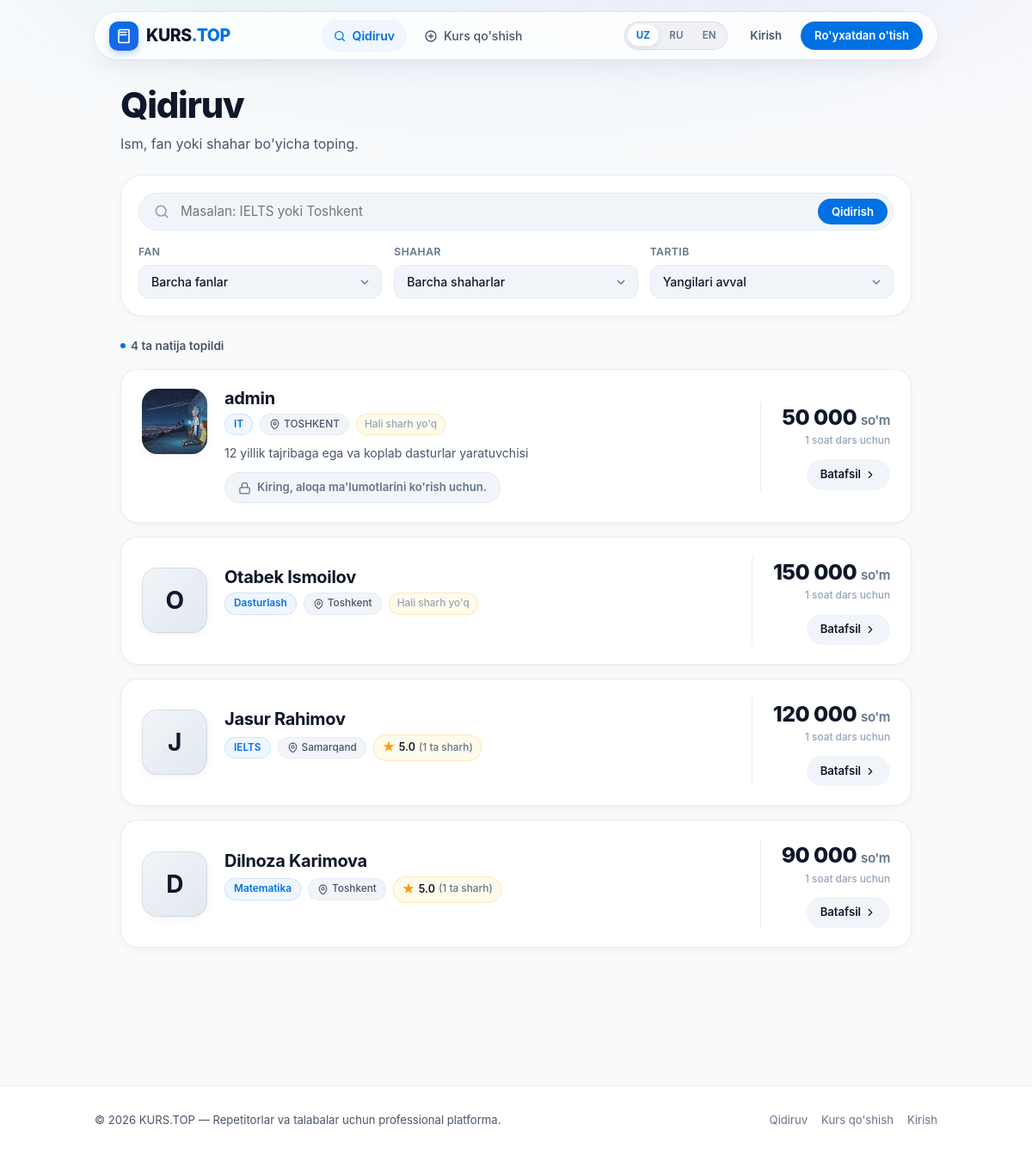
The app's page /qidiruv, older data.
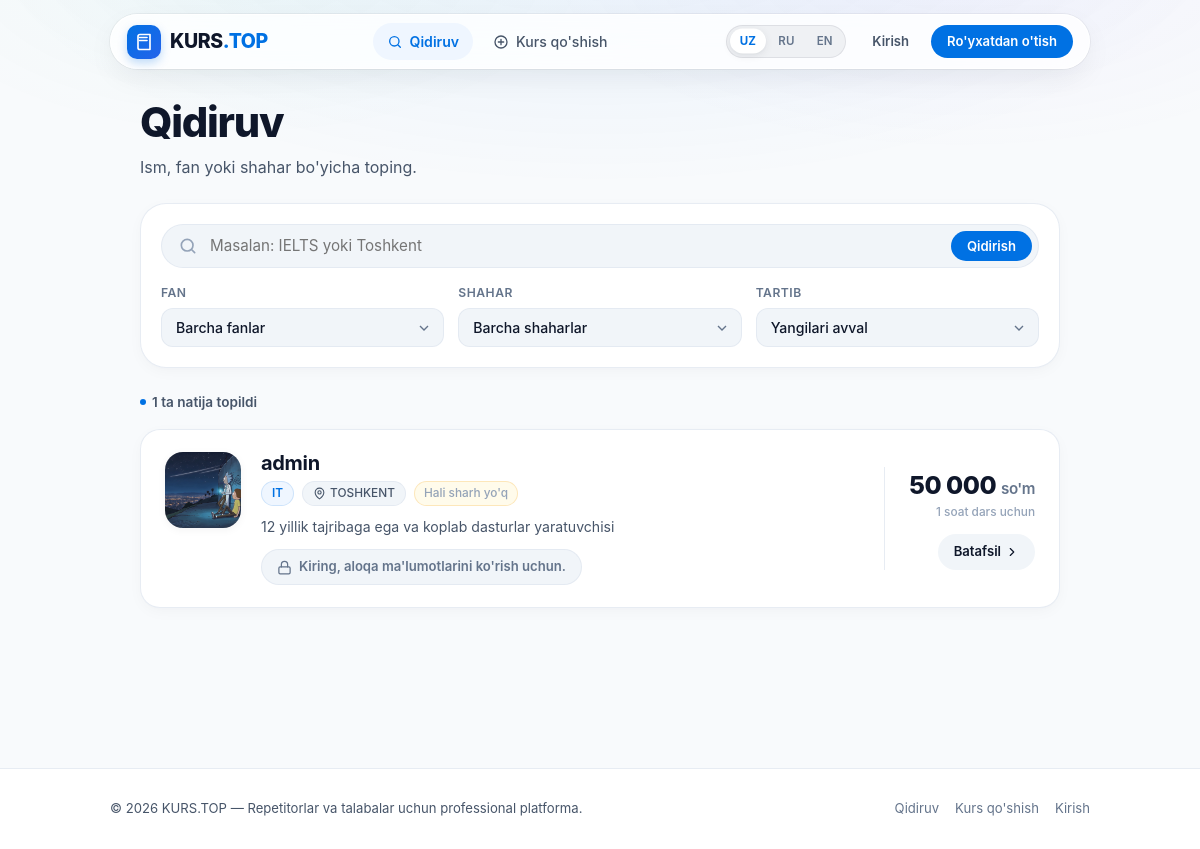
The same page, newer data.
### tables this page shows
CREATE TABLE tutors (
            id INTEGER PRIMARY KEY AUTOINCREMENT,
            ism TEXT NOT NULL,
            fan TEXT NOT NULL,
            shahar TEXT NOT NULL,
            narx INTEGER NOT NULL
        , user_id INTEGER, telefon TEXT, tavsif TEXT, rasm TEXT, telegram TEXT, bepul_dars INTEGER DEFAULT 0, korishlar INTEGER DEFAULT 0);

### app.py (the view)
@app.route("/qidiruv")
def qidiruv():
    q = request.args.get("q", "").strip()
    fan = request.args.get("fan", "").strip()
    shahar = request.args.get("shahar", "").strip()
    tartib = request.args.get("tartib", "yangi")
    if tartib not in TARTIB:
        tartib = "yangi"
    sql = REYTING_SQL + " WHERE (t.ism LIKE ? OR t.fan LIKE ? OR t.shahar LIKE ?)"
    params = [f"%{q}%", f"%{q}%", f"%{q}%"]
    if fan:
        sql += " AND t.fan = ? COLLATE NOCASE"
        params.append(fan)
    if shahar:
        sql += " AND t.shahar = ? COLLATE NOCASE"
        params.append(shahar)
    sql += " ORDER BY " + TARTIB[tartib]
    con = db()
    tutors = con.execute(sql, params).fetchall()
    fanlar = [
        r["fan"]
        for r in con.execute(
            "SELECT MIN(fan) AS fan FROM tutors GROUP BY LOWER(fan) ORDER BY LOWER(fan)"
        )
    ]
    shaharlar = [
        r["shahar"]
        for r in con.execute(
            "SELECT MIN(shahar) AS shahar FROM tutors GROUP BY LOWER(shahar) ORDER BY LOWER(shahar)"
        )
    ]
    con.close()
    return render_template(
        "qidiruv.html",
        tutors=tutors,
        q=q,
        fan=fan,
        shahar=shahar,
        tartib=tartib,
        fanlar=fanlar,
        shaharlar=shaharlar,
        tartiblar=list(TARTIB),
    )

### app.py (called while the page is built)
def joriy_til():
    til_kodi = session.get("lang")
    return til_kodi if til_kodi in ("ru", "en") else "uz"

def tr(key, **kw):
    juft = TR.get(key)
    if juft is None:
        return key
    matn = juft[TILLAR.index(joriy_til())]
    return matn.format(**kw) if kw else matn

def db():
    con = sqlite3.connect(DB)
    con.row_factory = sqlite3.Row
    return con

def csrf_token():
    if "csrf" not in session:
        session["csrf"] = secrets.token_hex(16)
    return session["csrf"]

def is_admin():
    return session.get("login") in ADMINLAR

@app.before_request
def csrf_himoya():
    if request.method == "POST" and not csrf_ok():
        return tr("csrf_xato"), 400

@app.context_processor
def umumiy():
    return dict(
        user=session.get("user_ism"),
        user_id=session.get("user_id"),
        admin=is_admin(),
        csrf=csrf_token(),
        tr=tr,
        lang=joriy_til(),
        static_version=STATIC_VERSION,
    )

### templates/qidiruv.html (shortened to what this page needs)
{% extends "base.html" %}
{% block content %}
<div class="page-container">
  <div class="page-header">
    <h1 class="page-title">{{ tr('qidiruv') }}</h1>
    <p class="page-subtitle">{{ tr('qid_p') }}</p>
  </div>
  <form class="filter-panel" action="/qidiruv" method="get">
    <div class="search-primary-box">
      <svg class="search-svg" viewBox="0 0 24 24" fill="none" stroke="currentColor" stroke-width="2" stroke-linecap="round" stroke-linejoin="round">
        <circle cx="11" cy="11" r="7"/><path d="m20 20-3.5-3.5"/>
      </svg>
      <input type="text" name="q" value="{{ q }}" placeholder="{{ tr('qid_ph') }}" autocomplete="off">
      <button type="submit" class="btn-primary-sm">{{ tr('qidirish') }}</button>
    </div>
    <div class="filters-row">
      <div class="filter-select-wrap">
        <label for="fan-select" class="filter-label">{{ tr('fan') }}</label>
        <div class="select-capsule">
          <select id="fan-select" name="fan" onchange="this.form.submit()">
            <option value="">{{ tr('barcha_fanlar') }}</option>
          </select>
        </div>
      </div>
      <div class="filter-select-wrap">
        <label for="shahar-select" class="filter-label">{{ tr('shahar') }}</label>
        <div class="select-capsule">
          <select id="shahar-select" name="shahar" onchange="this.form.submit()">
            <option value="">{{ tr('barcha_shaharlar') }}</option>
          </select>
        </div>
      </div>
      <div class="filter-select-wrap">
        <label for="tartib-select" class="filter-label">{{ tr('tartib') }}</label>
        <div class="select-capsule">
          <select id="tartib-select" name="tartib" onchange="this.form.submit()">
            {% for k in tartiblar %}
            <option value="{{ k }}" {% if k == tartib %}selected{% endif %}>{{ tr('tartib_' + k) }}</option>
            {% endfor %}
          </select>
        </div>
      </div>
    </div>
  </form>
  <div class="results-meta">
    <span class="results-badge">
      <span class="badge-dot-blue"></span>
      {{ tr('natija_n', n=tutors|length) }}
    </span>
  </div>
  <div class="cards-stack">
    {% for t in tutors %}
      {% include "karta.html" %}
    {% endfor %}
  </div>
</div>
{% endblock %}

### templates/base.html (shortened to what this page needs)
{% set p = request.path %}
<!DOCTYPE html>
<html lang="{{ lang }}" data-theme="light">
<head>
  <link rel="stylesheet" href="{{ url_for('static', filename='style.css') }}?v={{ static_version }}">
</head>
<body>
<header class="site-header">
  <div class="header-inner">
    <a class="brand" href="/">
      <span class="brand-icon">
        <svg viewBox="0 0 24 24" fill="none" stroke="currentColor" stroke-width="2.2" stroke-linecap="round" stroke-linejoin="round"><path d="M4 19.5v-15A2.5 2.5 0 0 1 6.5 2H20v20H6.5a2.5 2.5 0 0 1-2.5-2.5Z"/><path d="M6 6h10M6 10h10"/></svg>
      </span>
      <span class="brand-text">KURS<span class="brand-accent">.TOP</span></span>
    </a>
    <nav class="desktop-nav">
      <a href="/qidiruv" class="nav-item {% if p.startswith('/qidiruv') %}active{% endif %}">
        <svg viewBox="0 0 24 24" fill="none" stroke="currentColor" stroke-width="2" stroke-linecap="round" stroke-linejoin="round"><circle cx="11" cy="11" r="7"/><path d="m20 20-3.5-3.5"/></svg>
        <span>{{ tr('qidiruv') }}</span>
      </a>
      <a href="/qosh" class="nav-item {% if p.startswith('/qosh') %}active{% endif %}">
        <svg viewBox="0 0 24 24" fill="none" stroke="currentColor" stroke-width="2" stroke-linecap="round" stroke-linejoin="round"><circle cx="12" cy="12" r="9"/><path d="M12 8v8M8 12h8"/></svg>
        <span>{{ tr('kurs_qosh') }}</span>
      </a>
    </nav>
    <div class="header-actions">
      <div class="segmented-control" role="group" aria-label="Til tanlash">
        <a href="/til/uz?next={{ request.full_path|urlencode }}" class="segment {% if lang == 'uz' %}active{% endif %}">UZ</a>
        <a href="/til/ru?next={{ request.full_path|urlencode }}" class="segment {% if lang == 'ru' %}active{% endif %}">RU</a>
        <a href="/til/en?next={{ request.full_path|urlencode }}" class="segment {% if lang == 'en' %}active{% endif %}">EN</a>
      </div>
      {% if user %}
        <div class="user-pill">
          <span class="user-greeting">{{ tr('salom', ism=user) }}</span>
          <a href="/chiqish" class="btn-logout" title="{{ tr('chiqish') }}">
            <svg viewBox="0 0 24 24" fill="none" stroke="currentColor" stroke-width="2" stroke-linecap="round" stroke-linejoin="round"><path d="M9 21H5a2 2 0 0 1-2-2V5a2 2 0 0 1 2-2h4"/><polyline points="16 17 21 12 16 7"/><line x1="21" y1="12" x2="9" y2="12"/></svg>
          </a>
        </div>
      {% else %}
        <div class="auth-buttons">
          <a href="/kirish" class="btn-ghost btn-auth-login">{{ tr('kirish') }}</a>
          <a href="/royxat" class="btn-primary-sm btn-auth-signup">{{ tr('royxat') }}</a>
        </div>
      {% endif %}
    </div>
  </div>
</header>
<main class="wrap">
  {% block content %}{% endblock %}
</main>
<footer class="site-footer">
  <div class="footer-inner">
    <p>© 2026 KURS.TOP — Repetitorlar va talabalar uchun professional platforma.</p>
    <div class="footer-links">
      <a href="/qidiruv">{{ tr('qidiruv') }}</a>
      <a href="/qosh">{{ tr('kurs_qosh') }}</a>
      <a href="/kirish">{{ tr('kirish') }}</a>
    </div>
  </div>
</footer>
</body>
</html>

### templates/karta.html (shortened to what this page needs)
<article class="apple-card">
  <div class="card-main">
    <a href="/repetitor/{{ t.id }}" class="avatar-wrap" aria-label="{{ t.ism }}">
      {% if t.rasm %}
        <img class="avatar-img" src="/static/uploads/{{ t.rasm }}" alt="{{ t.ism }}" loading="lazy">
      {% else %}
        <div class="avatar-fallback">{{ t.ism[:1]|upper }}</div>
      {% endif %}
    </a>
    <div class="card-body">
      <div class="card-header-line">
        <h3 class="tutor-name">
          <a href="/repetitor/{{ t.id }}">{{ t.ism }}</a>
        </h3>
      </div>
      <div class="badges-row">
        <span class="badge-subject">{{ t.fan }}</span>
        <span class="badge-city">
          <svg viewBox="0 0 24 24" fill="none" stroke="currentColor" stroke-width="2" stroke-linecap="round" stroke-linejoin="round"><path d="M20 10c0 6-8 12-8 12s-8-6-8-12a8 8 0 0 1 16 0Z"/><circle cx="12" cy="10" r="3"/></svg>
          {{ t.shahar }}
        </span>
        <div class="rating-badge">
          {% if t.sharh_soni %}
            <span class="star-icon">★</span>
            <span class="rating-val">{{ t.reyting }}</span>
            <span class="rating-count">({{ tr('sharh_n', n=t.sharh_soni) }})</span>
          {% else %}
            <span class="no-rating">{{ tr('hali_sharh_yoq') }}</span>
          {% endif %}
        </div>
      </div>
      {% if t.tavsif %}
        <p class="tutor-bio">{{ t.tavsif[:130] }}{% if t.tavsif|length > 130 %}...{% endif %}</p>
      {% endif %}
      {% if t.telefon or t.telegram %}
        <div class="card-contacts">
          {% if user %}
            {% if t.telefon %}
              <a class="btn-contact btn-phone" href="tel:{{ t.telefon }}">
                <svg viewBox="0 0 24 24" fill="none" stroke="currentColor" stroke-width="2" stroke-linecap="round" stroke-linejoin="round"><path d="M22 16.92v3a2 2 0 0 1-2.18 2 19.79 19.79 0 0 1-8.63-3.07 19.5 19.5 0 0 1-6-6 19.79 19.79 0 0 1-3.07-8.67A2 2 0 0 1 4.11 2h3a2 2 0 0 1 2 1.72 12.84 12.84 0 0 0 .7 2.81 2 2 0 0 1-.45 2.11L8.09 9.91a16 16 0 0 0 6 6l1.27-1.27a2 2 0 0 1 2.11-.45 12.84 12.84 0 0 0 2.81.7A2 2 0 0 1 22 16.92z"/></svg>
                <span>{{ t.telefon[:4] }} {{ t.telefon[4:6] }} {{ t.telefon[6:9] }} {{ t.telefon[9:11] }} {{ t.telefon[11:] }}</span>
              </a>
            {% endif %}
            {% if t.telegram %}
              <a class="btn-contact btn-tg" href="https://t.me/{{ t.telegram }}" target="_blank" rel="noopener">
                <svg viewBox="0 0 24 24" fill="currentColor"><path d="M12 2C6.48 2 2 6.48 2 12s4.48 10 10 10 10-4.48 10-10S17.52 2 12 2zm4.64 6.8c-.15 1.58-.8 5.42-1.13 7.19-.14.75-.42 1-.68 1.03-.58.05-1.02-.38-1.58-.75-.88-.58-1.38-.94-2.23-1.5-.99-.65-.35-1.01.22-1.59.15-.15 2.71-2.48 2.76-2.69a.2.2 0 00-.05-.18c-.06-.05-.14-.03-.21-.02-.09.02-1.49.95-4.22 2.79-.4.27-.76.41-1.08.4-.36-.01-1.04-.2-1.55-.37-.63-.2-1.12-.31-1.08-.66.02-.18.27-.36.75-.55 2.92-1.27 4.86-2.11 5.83-2.52 2.78-1.16 3.35-1.36 3.73-1.36.08 0 .27.02.39.12.1.08.13.19.14.27-.01.06.01.24 0 .38z"/></svg>
                <span>Telegram</span>
              </a>
            {% endif %}
          {% else %}
            <a href="/kirish" class="btn-contact btn-locked">
              <svg viewBox="0 0 24 24" fill="none" stroke="currentColor" stroke-width="2" stroke-linecap="round" stroke-linejoin="round"><rect x="3" y="11" width="18" height="11" rx="2" ry="2"/><path d="M7 11V7a5 5 0 0 1 10 0v4"/></svg>
              <span>{{ tr('kiring') }}{{ tr('aloqa_korish') }}</span>
            </a>
          {% endif %}
        </div>
      {% endif %}
    </div>
  </div>
  <div class="card-side">
    <div class="price-container">
      <div class="price-amount">{{ '{:,}'.format(t.narx).replace(',', ' ') }} <span class="currency">{{ tr('som') }}</span></div>
      <div class="price-label">{{ tr('soat') }} dars uchun</div>
    </div>
    <a href="/repetitor/{{ t.id }}" class="btn-view-details">
      <span>Batafsil</span>
      <svg viewBox="0 0 24 24" fill="none" stroke="currentColor" stroke-width="2" stroke-linecap="round" stroke-linejoin="round"><path d="m9 18 6-6-6-6"/></svg>
    </a>
  </div>
</article>

Row changes from the older to the newer data that the page shows:
removed tutors: ism "O", ism "Otabek Ismoilov", fan "Dasturlash", shahar "Toshkent", tr "Hali sharh yo'q", narx "150 000", tr "so'm", tr "1 soat"
removed tutors: ism "J", ism "Jasur Rahimov", fan "IELTS", shahar "Samarqand", reyting "5.0", tr "1 ta sharh", narx "120 000", tr "so'm", tr "1 soat"
removed tutors: ism "D", ism "Dilnoza Karimova", fan "Matematika", shahar "Toshkent", reyting "5.0", tr "1 ta sharh", narx "90 000", tr "so'm", tr "1 soat"
Text that changed along with them:
{{ tr('natija_n', n=tutors|length) }}: "4 ta natija topildi" → "1 ta natija topildi"
